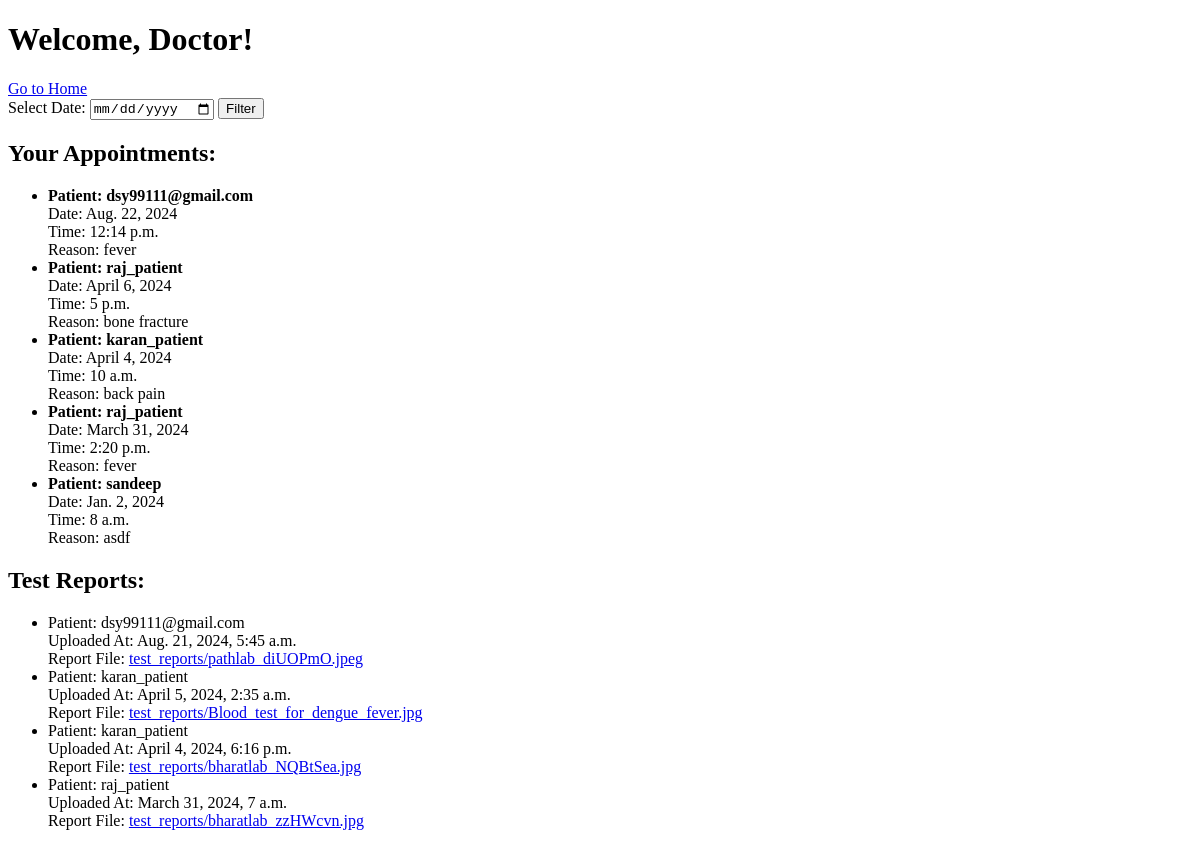
Before: /accounts/dashboard/ (signed in) with the older database file.
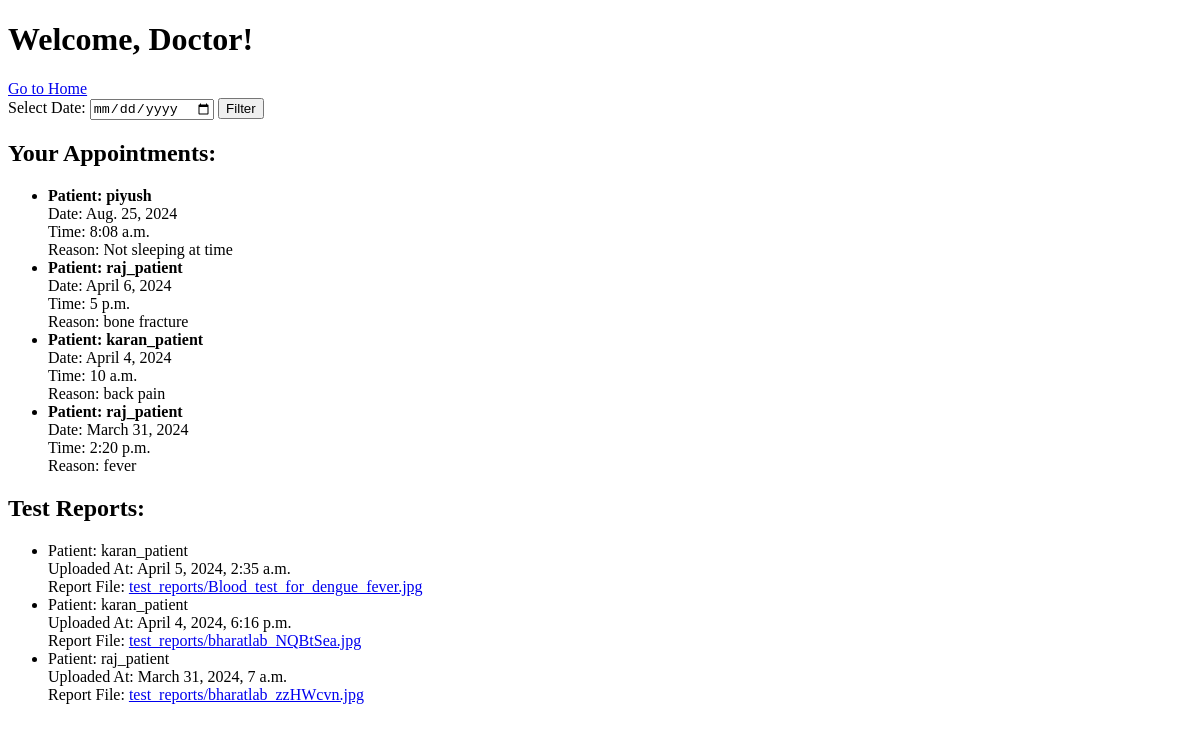
After: the same page with the newer database file.
### accounts/models.py (models this page shows, shortened)
class Appointment(models.Model):
    doctor = models.ForeignKey(CustomUser, related_name='doctor_appointments', on_delete=models.CASCADE)
    patient = models.ForeignKey(CustomUser, related_name='patient_appointments', on_delete=models.CASCADE)
    appointment_date = models.DateField()
    appointment_time = models.TimeField()
    reason = models.TextField(blank=True)

class CustomUser(AbstractUser):
    ROLE_CHOICES = (
        ('patient', 'Patient'),
        ('doctor', 'Doctor'),
        ('receptionist', 'Receptionist'),
    )
    role = models.CharField(max_length=20, choices=ROLE_CHOICES, default='patient')
    mobile_number = models.CharField(max_length=15, unique=True, null=True, blank=True)  # Add mobile_number field
    email = models.EmailField(unique=True)  # Email field
    is_email_verified = models.BooleanField(default=False)
    is_active = models.BooleanField(default=False)  # Ensure default is False

class TestReport(models.Model):
    patient = models.ForeignKey(CustomUser, on_delete=models.CASCADE)
    report_file = models.FileField(upload_to='test_reports/')
    uploaded_at = models.DateTimeField(auto_now_add=True)

### accounts/views.py (the view, shortened to what this page needs)
# urls.py: path('dashboard/', views.dashboard, name='dashboard'),
@login_required
def dashboard(request):
    if request.user.role == 'doctor':
        appointments = Appointment.objects.filter(doctor=request.user).order_by('-appointment_date')
        selected_date = request.GET.get('date')
        if selected_date:
            appointments = appointments.filter(appointment_date=selected_date)
        patients = appointments.values_list('patient', flat=True).distinct()
        test_reports = TestReport.objects.filter(patient__in=patients).order_by('-uploaded_at')
        return render(request, 'accounts/doctor.html', {'appointments': appointments, 'test_reports': test_reports})
    else:
        appointments = Appointment.objects.filter(patient=request.user)[::-1]
        test_reports = TestReport.objects.filter(patient=request.user)[::-1]
        return render(request, 'accounts/patient.html', {'appointments':appointments, 'test_reports': test_reports})

### templates/accounts/doctor.html (shortened to what this page needs)
<!DOCTYPE html>
<html lang="en">
<head>
</head>
<body>
    <h1>Welcome, Doctor!</h1>
    <a href="{% url 'accounts' %}" class="btn btn-primary">Go to Home</a>
    <form method="GET" action="">
        <label for="date">Select Date:</label>
        <input type="date" id="date" name="date">
        <button type="submit">Filter</button>
    </form>
    <h2>Your Appointments:</h2>
    {% if appointments %}
        <ul>
            {% for appointment in appointments %}
                <li><b>Patient: {{ appointment.patient.username }}<br></b>
                    Date: {{ appointment.appointment_date }}<br>
                    Time: {{ appointment.appointment_time }}<br>
                    Reason: {{ appointment.reason }}
                </li>
            {% endfor %}
        </ul>
    {% else %}
        <p>No appointments found.</p>
    {% endif %}
    <h2>Test Reports:</h2>
    {% if test_reports %}
        <ul>
            {% for report in test_reports %}
                <li>
                    Patient: {{ report.patient.username }}<br>
                    Uploaded At: {{ report.uploaded_at }}<br>
                    Report File: <a href="{{ report.report_file.url }}">{{ report.report_file.name }}</a><br>
                </li>
            {% endfor %}
        </ul>
    {% else %}
        <p>No test reports found.</p>
    {% endif %}
</body>
</html>

Changed rows visible on the page:
removed Appointment: patient.username "dsy99111@gmail.com", appointment_date "Aug. 22, 2024", appointment_time "12:14 p.m.", reason "fever"
removed Appointment: patient.username "sandeep", appointment_date "Jan. 2, 2024", appointment_time "8 a.m.", reason "asdf"
removed TestReport: patient.username "dsy99111@gmail.com", uploaded_at "Aug. 21, 2024, 5:45 a.m.", report_file.name "test_reports/pathlab_diUOPmO.jpeg"
added Appointment: patient.username "piyush", appointment_date "Aug. 25, 2024", appointment_time "8:08 a.m.", reason "Not sleeping at time"
